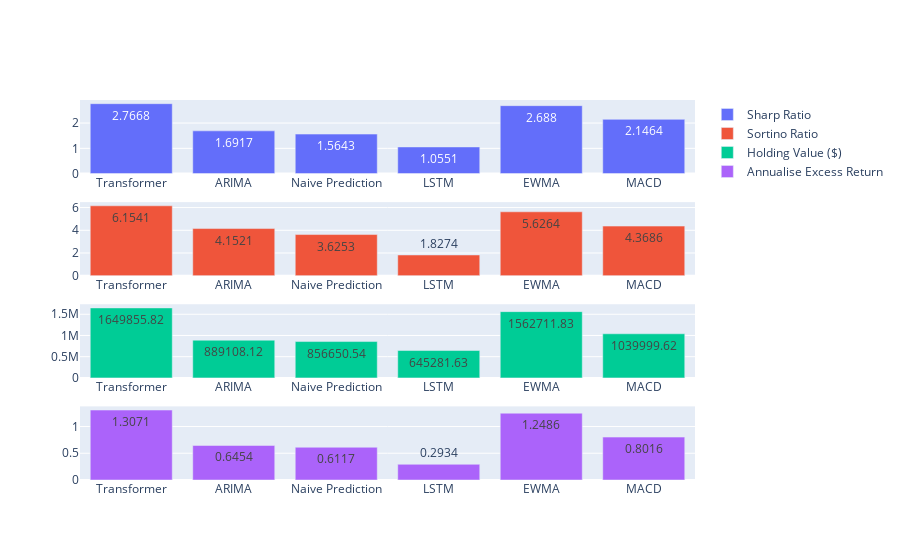

Notebook cell for this chart:
### Code cell
# show plot of Sharp Ratio and Sortino Ratio
# with number on the top of the bar
sharp_ratio_list = [sharp_ratio(transformer_trading_df), sharp_ratio(arima_trading_df), sharp_ratio(null_trading_df), sharp_ratio(lstm_trading_df), sharp_ratio(df_ewma), sharp_ratio(df_macd)]
sortino_ratio_list = [sortino_ratio(transformer_trading_df), sortino_ratio(arima_trading_df), sortino_ratio(null_trading_df), sortino_ratio(lstm_trading_df), sortino_ratio(df_ewma), sortino_ratio(df_macd)]
holding_value_list = [transformer_trading_df['Holding Value'].iloc[-1], arima_trading_df['Holding Value'].iloc[-1], null_trading_df['Holding Value'].iloc[-1], lstm_trading_df['Holding Value'].iloc[-1], df_ewma['holding_value'].iloc[-1], df_macd['holding_value'].iloc[-1]]
excess_return_list = [transformer_trading_df['excess_return'].mean()*252, arima_trading_df['excess_return'].mean()*252, null_trading_df['excess_return'].mean()*252, lstm_trading_df['excess_return'].mean()*252, df_ewma['excess_return'].mean()*252, df_macd['excess_return'].mean()*252]

# keep the 4 significant digits
sharp_ratio_list = [round(x, 4) for x in sharp_ratio_list]
sortino_ratio_list = [round(x, 4) for x in sortino_ratio_list]
holding_value_list = [round(x, 2) for x in holding_value_list]
excess_return_list = [round(x, 4) for x in excess_return_list]

fig = make_subplots(rows=4, cols=1)

fig.add_trace(go.Bar(x=['Transformer', 'ARIMA', 'Naive Prediction', 'LSTM', 'EWMA', 'MACD'], y=sharp_ratio_list, text=sharp_ratio_list, textposition='auto', name='Sharp Ratio'), row=1, col=1)
fig.add_trace(go.Bar(x=['Transformer', 'ARIMA', 'Naive Prediction', 'LSTM', 'EWMA', 'MACD'], y=sortino_ratio_list, text=sortino_ratio_list, textposition='auto', name='Sortino Ratio'), row=2, col=1)
fig.add_trace(go.Bar(x=['Transformer', 'ARIMA', 'Naive Prediction', 'LSTM', 'EWMA', 'MACD'], y=holding_value_list, text=holding_value_list, textposition='auto', name='Holding Value ($)'), row=3, col=1)
fig.add_trace(go.Bar(x=['Transformer', 'ARIMA', 'Naive Prediction', 'LSTM', 'EWMA', 'MACD'], y=excess_return_list, text=excess_return_list, textposition='auto', name='Annualise Excess Return'), row=4, col=1)

fig.show()

### Figure 1 — Plotly figure (JSON) as saved in the notebook; plotly's stock layout.template omitted (floating-point values rounded to 4 significant figures)
{"data": [{"name": "Sharp Ratio", "text": ["2.7668", "1.6917", "1.5643", "1.0551", "2.688", "2.1464"], "textposition": "auto", "type": "bar", "x": ["Transformer", "ARIMA", "Naive Prediction", "LSTM", "EWMA", "MACD"], "xaxis": "x", "y": [2.767, 1.692, 1.564, 1.055, 2.688, 2.146], "yaxis": "y"}, {"name": "Sortino Ratio", "text": ["6.1541", "4.1521", "3.6253", "1.8274", "5.6264", "4.3686"], "textposition": "auto", "type": "bar", "x": ["Transformer", "ARIMA", "Naive Prediction", "LSTM", "EWMA", "MACD"], "xaxis": "x2", "y": [6.154, 4.152, 3.625, 1.827, 5.626, 4.369], "yaxis": "y2"}, {"name": "Holding Value ($)", "text": ["1649855.82", "889108.12", "856650.54", "645281.63", "1562711.83", "1039999.62"], "textposition": "auto", "type": "bar", "x": ["Transformer", "ARIMA", "Naive Prediction", "LSTM", "EWMA", "MACD"], "xaxis": "x3", "y": [1650000.0, 889100.0, 856700.0, 645300.0, 1563000.0, 1040000.0], "yaxis": "y3"}, {"name": "Annualise Excess Return", "text": ["1.3071", "0.6454", "0.6117", "0.2934", "1.2486", "0.8016"], "textposition": "auto", "type": "bar", "x": ["Transformer", "ARIMA", "Naive Prediction", "LSTM", "EWMA", "MACD"], "xaxis": "x4", "y": [1.307, 0.6454, 0.6117, 0.2934, 1.249, 0.8016], "yaxis": "y4"}], "layout": {"xaxis": {"anchor": "y", "domain": [0, 1]}, "xaxis2": {"anchor": "y2", "domain": [0, 1]}, "xaxis3": {"anchor": "y3", "domain": [0, 1]}, "xaxis4": {"anchor": "y4", "domain": [0, 1]}, "yaxis": {"anchor": "x", "domain": [0.8063, 1]}, "yaxis2": {"anchor": "x2", "domain": [0.5375, 0.7312]}, "yaxis3": {"anchor": "x3", "domain": [0.2687, 0.4625]}, "yaxis4": {"anchor": "x4", "domain": [0, 0.1938]}}}
